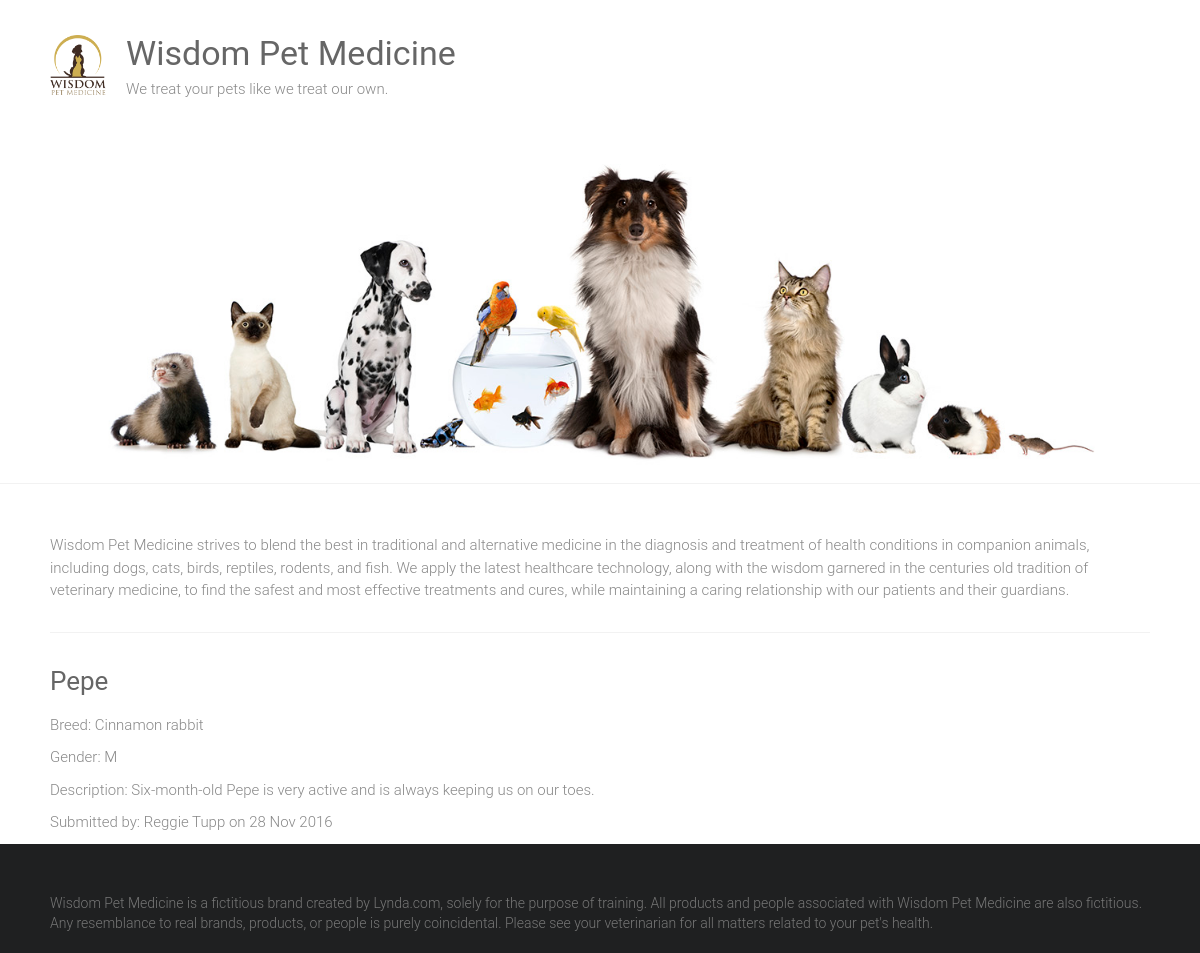
Page /adoptions/1/ on the committed database.
### adoptions/models.py (models this page shows)
class Pet(models.Model):
    sex_choice = [('M','Male'),('F', 'Female')]
    name = models.CharField(max_length=50)
    species = models.CharField(max_length=25)
    breed  =models.CharField(max_length=25, blank=True)
    submitter = models.CharField(max_length=100)
    description = models.TextField()
    sex = models.CharField(max_length=1, choices=sex_choice, blank=True)
    submission_date = models.DateTimeField()
    age = models.IntegerField(null=True)
    vaccinations = models.ManyToManyField('Vaccine', blank=True)

### adoptions/views.py (the view)
# urls.py: path('adoptions/<int:pet_id>/', views.details, name='details'),
def details(request, pet_id):
    try:
        pet = Pet.objects.get(id=pet_id)
    except Pet.DoesNotExist:
        raise Http404("PET does not exist")
    return render(request, 'details.html', {'pet': pet})

### adoptions/templates/details.html (shortened to what this page needs)
{% extends "base.html" %} {% block content %}
<div>
    <h3>{{ pet.name|capfirst }}</h3>
    {% if pet.breed %}
    <p>Breed: {{ pet.breed }}</p>
    {% endif %}  {% if pet.sex %}
    <p>Gender: {{ pet.sex }}</p>
    {% endif %} {% if pet.description %}
    <p>Description: {{ pet.description }}</p>
    {% endif %}
    <p>Submitted by: {{ pet.submitter }} on {{ pet.submission_date|date:"d M Y" }}</p>
</div>
{% endblock %}

### static/style.css (style rules this page uses)
html, body, div, span, applet, object, iframe, h1, h2, h3, h4, h5, h6, p, blockquote, pre, a, abbr, acronym, address, big, cite, code, del, dfn, em, font, ins, kbd, q, s, samp, small, strike, strong, sub, sup, tt, var, dl, dt, dd, ol, ul, li, fieldset, form, label, legend, table, caption, tbody, tfoot, thead, tr, th, td { border: 0; font: inherit; font-size: 100%; font-style: inherit; font-weight: inherit; margin: 0; outline: 0; padding: 0; vertical-align: baseline; }
html { overflow-y: scroll; -webkit-text-size-adjust: 100%; -ms-text-size-adjust: 100%; }
h1, h2, h3, h4, h5, h6 { color: #666666; line-height: 1.4; padding-bottom: 15px; font-weight: normal; }
h3 { font-size: 26px; }
body, button, input, select, textarea { color: #888888; font-size: 15px; line-height: 1.5; font-family: 'Roboto', sans-serif; font-weight: 300; }
p { color: #888888; font-size: 15px; line-height: 1.5; margin-bottom: 15px; font-weight: 300; }
body { background: #f2f2f2; }
body { padding-top: 30px; padding-bottom: 30px; }
body.wide { padding-top: 0; padding-bottom: 0; }
.single-page p { margin-bottom: 10px; }

### rows in the picture
Pet: name "Pepe", breed "Cinnamon rabbit", sex "M", description "Six-month-old Pepe is very active and is always keeping us on our toes.", submitter "Reggie Tupp", submission_date "28 Nov 2016"
